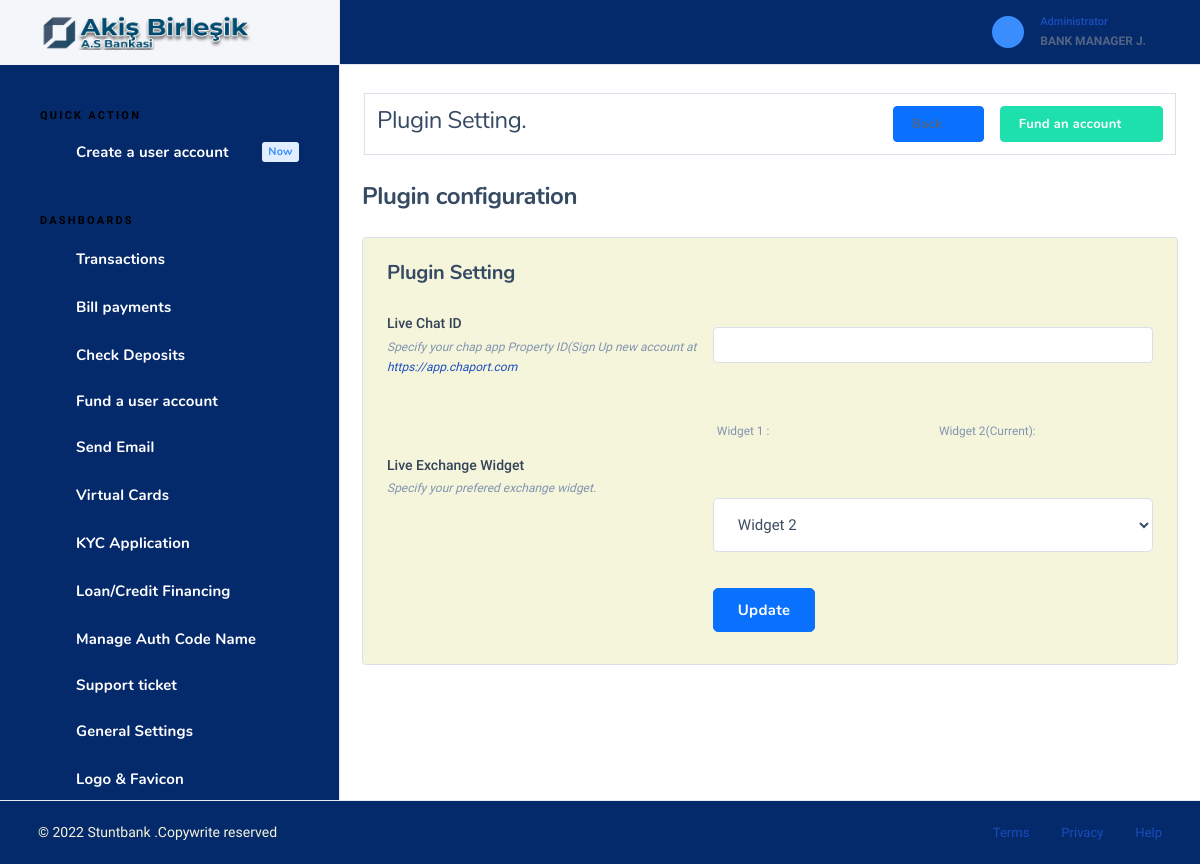
Page /admin/plugins.php (signed in) on the committed database.
### tables this page shows
CREATE TABLE `setting` (
  `id` int(11) NOT NULL,
  `name` varchar(150) NOT NULL,
  `logo` varchar(150) NOT NULL,
  `address` varchar(150) NOT NULL,
  `email` varchar(150) NOT NULL,
  `phone` varchar(150) NOT NULL,
  `favicon` varchar(150) NOT NULL,
  `tagline` varchar(150) NOT NULL,
  `register` varchar(150) NOT NULL,
  `darklogo` varchar(150) NOT NULL,
  `description` varchar(700) NOT NULL DEFAULT 'This Credit Union is federally-insured by the National Credit Union Administration. We do business in accordance with the Fair Housing Law and Equal opportunity Credit Act.',
  `seo` varchar(150) NOT NULL,
  `footerlogo` varchar(150) NOT NULL DEFAULT 'footlogo.png',
  `securityalert` varchar(150) NOT NULL,
  `stockrate` varchar(5505) NOT NULL DEFAULT '<script type="text/javascript" src="https://s3.tradingview.com/external-embedding/embed-widget-ticker-tape.js" async="">                                                                         {                                                                             "symbols"                                                                         :                                                                             [                                                                                 {                                                                                     "title": "S&P 500",                                                                                     "proName": "OANDA:SPX500USD"                                                                                 },                                                                                 {                                                                                     "title": "Nasdaq 100",                                                                                     "proName": "OANDA:NAS100USD"                                                                                 },                                                                                 {                                                                                     "title": "EUR/USD",                                                                                     "proName": "FX_IDC:EURUSD"                                                                                 },                                                                                 {                                                                                     "title": "BTC/USD",                                                                                     "proName": "BITSTAMP:BTCUSD"                                                                                 },                                                                                 {                                                                                     "title": "ETH/USD",                                                                                     "proName": "BITSTAMP:ETHUSD"                                                                                 },                                                                                 {                                                                                     "description": "AAPL",                                                                                     "proName": "NASDAQ:AAPL"                                                                                 },                                                                                 {                                                                                     "description": "MICROSOFT",                                                                                     "proName": "NASDAQ:MSFT"                                                                                 }                                                                             ],                                                                                 "colorTheme"                                                                         :                                                                             "dark",                                                                                 "isTransparent"                                                                         :                                                                             false,                                                                                 "displayMode"                                                                         :                                                                             "compact",                                                                                 "locale"                                                                         :                                                                             "en"                                                                         }                                                                     </script>',
  `stockrate2` varchar(1000) NOT NULL DEFAULT '    <iframe             src="//www.exchangerates.org.uk/widget/ER-LRTICKER.php?w=1400&amp;s=1&amp;mc=GBP&amp;mbg=F0F0F0&amp;bs=yes&amp;bc=000044&amp;f=verdana&amp;fs=10px&amp;fc=000044&amp;lc=000044&amp;lhc=FE9A00&amp;vc=FE9A00&amp;vcu=008000&amp;vcd=FF0000&amp;"             width="1400" height="30" frameborder="0" scrolling="no" marginwidth="0" marginheight="0"></iframe>',
  `stock` int(11) NOT NULL DEFAULT 1,
  `money` varchar(50) NOT NULL DEFAULT 'USD',
  `country` varchar(50) NOT NULL DEFAULT 'United States',
  `visa_picture` varchar(150) NOT NULL,
  `tawk` varchar(500) NOT NULL,
  `shortname` varchar(150) NOT NULL DEFAULT 'Rednerbank',
  `blocked_msg` varchar(500) NOT NULL DEFAULT 'Dear Customer, we have discovered suspicious activities on your account. An unauthorized IP address attempted to carry out a transaction on your account. Consequently, your account has been flagged by our risk assessment department. kindly visit our nearest branch with your identification card and utility bill to confirm your identity before it can be reactivated. For more information, kindly contact our online customer care representatives.',
  `crypto` int(11) NOT NULL DEFAULT 1,
  `blocked_title` varchar(150) NOT NULL DEFAULT 'Account Suspended',
  `imfmsg` varchar(1000) NOT NULL DEFAULT 'You need to provide your IMF code before you can continue with this transaction.<br>                                                 You visit any of our nearest branch or contact our online customer care representative, they will help you with the appropriate IMF code for this transaction.',
  `cotmsg` varchar(1000) NOT NULL DEFAULT 'You need to provide your COT code before you can continue with this transaction. You can visit any of our nearest branch or contact our online customer care representative, they will help you with the appropriate COT code for this transaction.',
  `icmsg` text DEFAULT NULL,
  `tinmsg` text DEFAULT NULL,
  `tacmsg` text DEFAULT NULL,
  `charges` varchar(11) NOT NULL DEFAULT '0.3',
  `wiremsg` varchar(500) NOT NULL,
  `localmsg` varchar(500) NOT NULL,
  `cot_imf_counter` int(11) NOT NULL DEFAULT 5,
  `cot_error` varchar(500) NOT NULL DEFAULT 'Your account have been temporarily suspended for providing the wrong COT code, We are always committed to safe guarding your funds and therefore this is the right decision we can take for now. For more information, kindly contact our live customer care representatives.',
  `imf_error` varchar(500) NOT NULL DEFAULT 'Your account have been temporarily suspended for providing the wrong IMF code, We are always committed to safe guarding your funds and therefore this is the right decision we can take for now. For more information, kindly contact our live customer care representatives.',
  `enable_cot_imf` varchar(20) NOT NULL DEFAULT 'Yes',
  `rest_msg` varchar(1000) NOT NULL DEFAULT 'Your  account was temporary restricted from carrying out transaction via our online banking channel, Kindly visit any of our nearest branch to resolve this issue. For more information, kindly contact our online customer care representative.',
  `userstac` varchar(50) NOT NULL DEFAULT '1999',
  `usersic` varchar(50) NOT NULL DEFAULT '1999',
  `userstin` varchar(50) NOT NULL DEFAULT '1999',
  `enable_tin_ic_tac` varchar(20) NOT NULL DEFAULT 'Yes',
  `enable_tac` varchar(20) NOT NULL DEFAULT 'Yes',
  `enable_ic` varchar(20) NOT NULL DEFAULT 'Yes',
  `enable_tin` varchar(20) NOT NULL DEFAULT 'Yes',
  `former` varchar(150) NOT NULL DEFAULT 'Yes',
  `bots` int(10) NOT NULL DEFAULT 1,
  `site_url` varchar(50) NOT NULL,
  `kyc` int(11) NOT NULL DEFAULT 1,
  `loan` int(11) NOT NULL DEFAULT 1,
  `visual_card` int(11) NOT NULL DEFAULT 1,
  `theme` varchar(80) NOT NULL DEFAULT 'light'
);

CREATE TABLE `users` (
  `id` int(11) NOT NULL,
  `username` varchar(150) DEFAULT NULL,
  `password` varchar(150) DEFAULT NULL,
  `email` varchar(150) DEFAULT NULL,
  `phone` varchar(150) DEFAULT NULL,
  `firstname` varchar(150) DEFAULT NULL,
  `middlename` varchar(150) DEFAULT NULL,
  `lastname` varchar(150) DEFAULT NULL,
  `dob` varchar(150) DEFAULT NULL,
  `gender` varchar(50) DEFAULT NULL,
  `passport` varchar(150) DEFAULT NULL,
  `address` varchar(150) DEFAULT NULL,
  `state` varchar(150) DEFAULT NULL,
  `city` varchar(150) DEFAULT NULL,
  `country` varchar(150) DEFAULT NULL,
  `accountnumber` varchar(150) DEFAULT NULL,
  `accountbalance` double NOT NULL,
  `accounttype` varchar(150) DEFAULT NULL,
  `securityquestion` varchar(150) DEFAULT NULL,
  `answer` varchar(150) DEFAULT NULL,
  `ssn` int(150) DEFAULT NULL,
  `maidensname` varchar(150) DEFAULT NULL,
  `status` varchar(150) DEFAULT NULL,
  `datecreated` varchar(150) DEFAULT NULL,
  `approve` int(11) NOT NULL DEFAULT 0,
  `title` varchar(50) DEFAULT NULL,
  `dayOFBirth` varchar(50) DEFAULT NULL,
  `monthOfBirth` varchar(50) DEFAULT NULL,
  `yearOfBirth` varchar(50) DEFAULT NULL,
  `zipcode` varchar(50) DEFAULT NULL,
  `occupation` varchar(50) DEFAULT NULL,
  `income` varchar(50) DEFAULT NULL,
  `nextOfKIn` varchar(50) DEFAULT NULL,
  `secretCode` varchar(50) DEFAULT NULL,
  `nickname` varchar(50) DEFAULT NULL,
  `tfa` varchar(20) DEFAULT NULL,
  `usercurrency` varchar(50) NOT NULL DEFAULT 'USD',
  `next_address` varchar(150) DEFAULT NULL,
  `next_relationship` varchar(150) DEFAULT NULL,
  `next_age` varchar(150) DEFAULT NULL,
  `securityquestion2` varchar(150) DEFAULT NULL,
  `answer2` varchar(150) DEFAULT NULL,
  `email_verify` int(20) NOT NULL DEFAULT 0,
  `email_code` varchar(200) DEFAULT NULL,
  `cot` varchar(50) NOT NULL DEFAULT '00',
  `imf` varchar(50) NOT NULL DEFAULT '00',
  `daily_limit` varchar(120) NOT NULL DEFAULT '5000',
  `blocktransfer` int(11) NOT NULL DEFAULT 1,
  `allowtransfer` int(11) NOT NULL DEFAULT 1,
  `theme` varchar(80) NOT NULL DEFAULT 'dark'
);

### admin/plugins.php (the view, shortened to what the rows shown need)
<?php include("header.php"); ?>
<div class="nk-content">
                  <div class="nk-block nk-block-lg">
                                   <div class="card card-bordered">
                                       <div class="card-inner">
                                           <form action="#" class="gy-3">
                                                 <div class="row g-3 align-center">
                                                   <div class="col-lg-7">
                                                       <div class="form-group">
                                                           <div class="form-control-wrap">
                                                               <select type="text" class="form-control form-control-xl" id="stockrate" value="" name="stockrate">
                                                                   <?php if($stockrate == $rate1){
                                                                       echo "<option value='1' selected>Widget 1</option>";
                                                                   }else{
                                                                    echo "<option value='2' selected>Widget 2</option>";
                                                                   } ?>
                                                               </select>
                                                           </div>
                                                       </div>
                                                   </div>
                                               </div>
                                           </form>
                                       </div>
                                   </div>
                               </div>
                           </div>
                       </div>
                   </div>
<?php include("footer.php") ?>

### admin/header.php (shortened to what the rows shown need)
<?php include("../scripts/functions.php");
?>
<!DOCTYPE html>
<html lang="zxx" class="js">
 <head>
    <link rel="stylesheet" href="../scss/sweetalert.css">
    <link rel="stylesheet" href="../assets/css/dashlite.css?ver=2.4.0">
    <link id="skin-default" rel="stylesheet" href="../assets/css/theme.css?ver=2.4.0">
     <link rel="stylesheet" type="text/css" href="../assets/css/libs/fontawesome-icons.css">
     <link href="../css/toastr.css" rel="stylesheet"/>
      <link rel="stylesheet" href="https://www.jqueryscript.net/demo/jQuery-International-Telephone-Input-With-Flags-Dial-Codes/build/css/intlTelInput.css">
   </head>
<body class="nk-body bg-white has-sidebar <?php if($theme_mode == "dark"){
  echo "dark-mode";
}
?>">
    <div class="nk-app-root">
        <div class="nk-main ">
            <div class="nk-sidebar nk-sidebar-fixed " data-content="sidebarMenu">
                <div class="nk-sidebar-element nk-sidebar-head">
                    <div class="nk-sidebar-brand">
                        <a href="account_manager" class="logo-link nk-sidebar-logo">
                            <img class="logo-dark logo-img" src="../<?php echo$logo ?>" srcset="../<?php echo$logo ?> 2x" alt="logo-dark">
                        </a>
                    </div>
                </div>
            </div>
            <div class="nk-wrap ">
                <div class="nk-header nk-header-fixed is-light">
                    <div class="container-fluid">
                        <div class="nk-header-wrap">
                            <div class="nk-header-tools">
                                <ul class="nk-quick-nav">
                                    <li class="dropdown user-dropdown">
                                        <a href="#" class="dropdown-toggle" data-toggle="dropdown">
                                            <div class="user-toggle">
                                                <div class="user-info d-none d-md-block">
                                                    <div class="user-status">Administrator</div>
                                                    <div class="user-name dropdown-indicator"><?php echo "$adfirstname $admiddlename $adlastname"; ?></div>
                                                </div>
                                            </div>
                                        </a>
                                    </li>
                                </ul>
                            </div>
                        </div>
                    </div>
                </div>

### admin/footer.php (shortened to what the rows shown need)
<div class="nk-footer nk-footer-fluid">
                    <div class="container-fluid">
                        <div class="nk-footer-wrap">
                            <div class="nk-footer-copyright"> &copy; <?php echo date("Y"); ?> <?php echo $sitename ?>.<a href="#">Copywrite reserved</a>
                            </div>
                            <div class="nk-footer-links">
                                <ul class="nav nav-sm">
                                </ul>
                            </div>
                        </div>
                    </div>
                </div>
            </div>
</body>
</html>

### rows in the picture
setting: logo (picture), stockrate "Widget 2", name "Stuntbank"
users: firstname "BANK", middlename "MANAGER", lastname "J."
